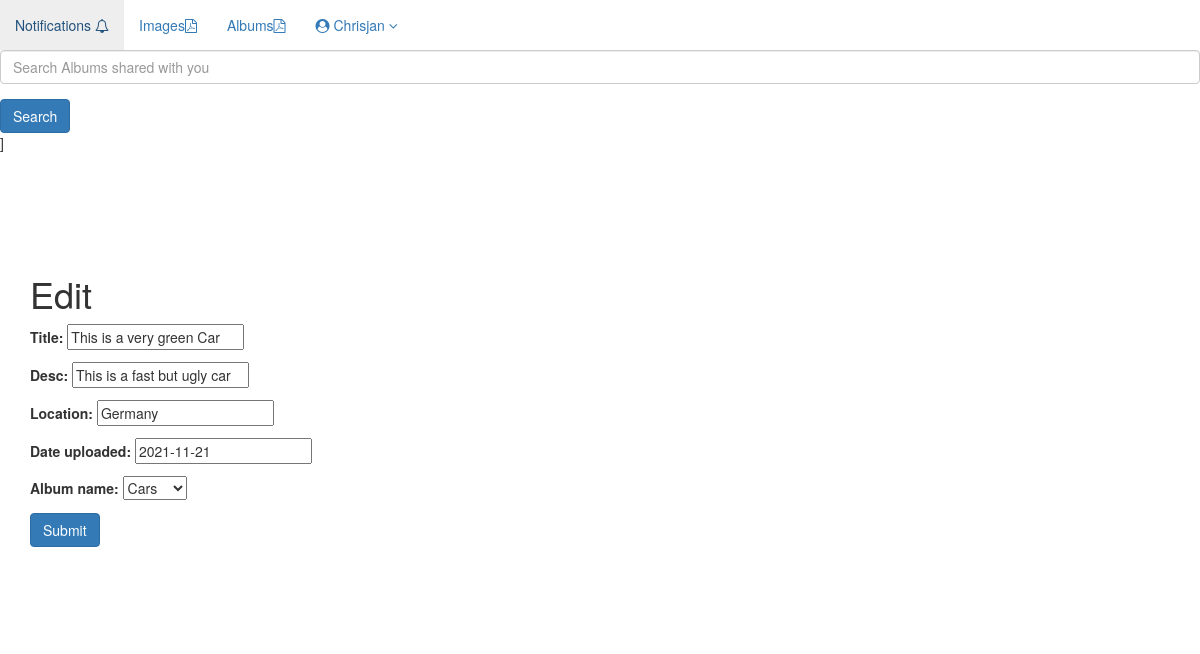
Page /image_app/update/17 (signed in) on the committed database.
### image_app/models.py (models this page shows, shortened)
class UserImage(models.Model):
    pic = models.ImageField(upload_to=image_directory_path, storage=image_storage)
    title = models.CharField(max_length = 200, unique = True)
    desc = models.CharField(max_length = 300, unique = True)
    location = models.CharField(max_length = 30, unique = False)
    album_name = models.ForeignKey(Album,related_name='image_in_album', on_delete = models.CASCADE)
    date_uploaded = models.DateField(blank = True, null = True)
    class Meta:
        ordering = ('date_uploaded',)

class Album(models.Model):
    album_name = models.CharField(max_length = 200, unique = True)
    user_name = models.ForeignKey(User,related_name ='u_album_name', on_delete = models.CASCADE)
    date_created = models.DateField()
    def __str__(self):
        return str(self.album_name)

### image_app/views.py (the view)
# urls.py: path('update/<pk>',views.ImageUpdateView.as_view(), name = 'update'),
class ImageUpdateView(LoginRequiredMixin,UpdateView):
    fields = ('title','desc','location','date_uploaded','album_name')
    model = models.UserImage

### templates/image_app/userimage_form.html
{% extends 'image_app/base.html' %} {% block body_block %}
<h1>
    {% if not form.instance.pk %} Upload Image {% else %} Edit {% endif %}
</h1>
<form method="post" enctype="multipart/form-data">
    {% csrf_token %} {{ form.as_p }} {{form.media}}
    <input type="submit" class="btn btn-primary" value="Submit">
</form>
<br><br> {% endblock %}

### templates/image_app/base.html (shortened to what this page needs)
<!DOCTYPE html>
{% load static %}
<html lang="en" dir="ltr">
  <head>
    <link rel="stylesheet" href="https://maxcdn.bootstrapcdn.com/bootstrap/3.4.1/css/bootstrap.min.css">
    <link rel="stylesheet" href="https://cdnjs.cloudflare.com/ajax/libs/font-awesome/4.7.0/css/font-awesome.min.css">
  </head>
  <body>
    <div id="wrapper">
        <nav class="navbar navbar-defult navbar-static-top" role="navigation">
            <ul class="nav navbar-nav">
                {% if user.is_authenticated %}
                <li>
                    <a data-placement="bottom" data-toggle="tooltip" href="#" data-original-title="Stats">Notifications <i class="fa fa-bell-o"></i>
                    </a>
                </li>
                <li>
                    <a data-placement="bottom" data-toggle="tooltip" href="{% url 'image_app:images' %}" data-original-title="Stats">Images<i class="fa fa-file-pdf-o"></i>
                    </a>
                </li>
                <li>
                    <a data-placement="bottom" data-toggle="tooltip" href="#" data-original-title="Stats">Albums<i class="fa fa-file-pdf-o"></i>
                    </a>
                </li>
                {% endif %}
                <li class="dropdown">
                    <a href="#" class="dropdown-toggle" data-toggle="dropdown"><span class="fa fa-user-circle"></span> {{request.user.username}} <b class="fa fa-angle-down"></b></a>
                </li>
            </ul>
            {% if user.is_authenticated %}
            <form method=POST action="{% url 'image_app:search_site' %}">
            <div class="form-group">
                    <input type="search" class="form-control" placeholder="Search Albums shared with you" aria-label="Search" name="searched">
                </div>
                <button type="submit"  class="btn btn-primary">Search</button>
            </form>]
            {%endif%}
        </nav>
        <br>
        <br>
        <div class='container'>
            <br>
            <br>
            {% block body_block %} Anything outside of this will be inherited if you extend {% endblock %}
            <br>
            <br>
        </div>
  </body>
</html>

### rows in the picture
UserImage: title "This is a very green Car", desc "This is a fast but ugly car", location "Germany"
Album: album_name "Cars"

### other values in the picture
{{ request.user.username }} "Chrisjan"
